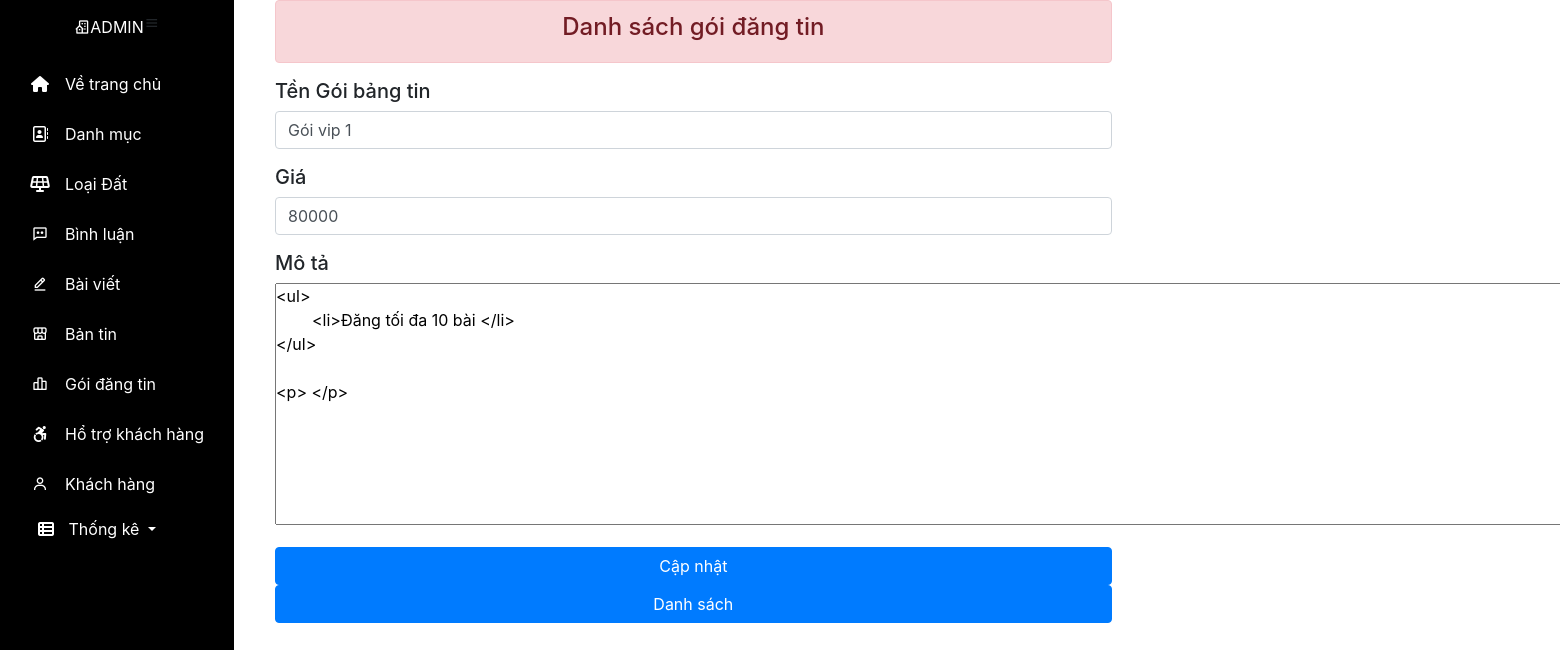
The page /view/Admin/layout.php?dan_tin_edit&id=2 (signed in) on the database its author committed.
### tables this page shows
CREATE TABLE `goi_dang_tin` (
  `id_goi_bang_tin` int(10) NOT NULL AUTO_INCREMENT,
  `ten_goi_bang_tin` varchar(50) NOT NULL,
  `gia` float NOT NULL,
  `mo_ta_goi_bang_tin` text NOT NULL,
  `ngay_cap_nhat` date NOT NULL,
  PRIMARY KEY (`id_goi_bang_tin`)
);

### model/database/pdo.php (called while the page is built, shortened)
<?php
function database()
{
    $host_name = "localhost";
    $db_name = "batdongsan";
    $username = "root";
    $password = "";
    $conn = new PDO("mysql:host=$host_name;dbname=$db_name;charset=utf8", $username, $password);
    $conn->setAttribute(PDO::ATTR_ERRMODE, PDO::ERRMODE_EXCEPTION);
    return $conn;
}
function pdo_query($sql)
{
    $sql_args = array_slice(func_get_args(), 1);
    try {
        $conn = database();
        $a = $conn->prepare($sql);
        $a->execute($sql_args);
        $rows = $a->fetchAll();
        return $rows;
    } catch (PDOException $e) {
        throw $e;
    } finally {
        unset($conn);
    }
}

### model/database/function.php (called while the page is built, shortened)
<?php
include("pdo.php");
function goi_dan_tin_id($id)
{
    $sql = "SELECT *  FROM goi_dang_tin where id_goi_bang_tin = '$id'";
    $row = pdo_query($sql);
    return $row;
}

### controller/gobal.php (called while the page is built, shortened)
<?php
$root =  "/PHP1";
$view = "$root/view";
$admin = "$view/Admin";

### view/Admin/goi_dang_tin/edit.php (the view, shortened to what this page needs)
<!doctype html>
<html lang="en">
<head>
    <link rel="stylesheet" href="https://stackpath.bootstrapcdn.com/bootstrap/4.3.1/css/bootstrap.min.css">
</head>
<body>
    <?php
    if (isset($_GET['id'])) {
        $id = $_GET['id'];
        $row = goi_dan_tin_id($id);
        foreach ($row as $a) {
    ?>
            <div class="container-fluid">
                <div class="row">
                    <div class="col-md-8">
                        <div class="alert alert-danger">
                            <strong>
                                <h4 style="text-align: center;">Danh sách gói đăng tin</h4>
                            </strong>
                        </div>
                        <form action="" method="POST" enctype="multipart/form-data">
                            <div class="form-group">
                                <h5>Tền Gói bảng tin</h5>
                                <input class="form-control" name="ten" value="<?= $a['ten_goi_bang_tin'] ?>">
                            </div>
                            <div class="form-group">
                                <h5>Giá</h5>
                                <input class="form-control" name="gia" value="<?= $a['gia'] ?>">
                            </div>
                            <div class="form-group">
                                <h5>Mô tả</h5>
                                <td><textarea name="content" id="content" rows="10" cols="150"><?= $a['mo_ta_goi_bang_tin'] ?></textarea></td>
                            </div>
                            <button type="submit" class="btn btn-primary btn-block" name="sub_mit">Cập nhật</button>
                            <a href="<?= $admin ?>/layout.php?dan_tin_list">
                                <button type="button" class="btn btn-primary btn-block">Danh sách</button>
                            </a>
                        </form>
                <?php }
        } ?>
                    </div>
                </div>
            </div>
</body>
</html>

### content/css/nav.css (style rules this page uses)
* { margin: 0; padding: 0; box-sizing: border-box; }

### rows shown on the page
goi_dang_tin: ten "Gói vip 1", gia "80000", content "<ul> <li>Đăng tối đa 10 bài </li> </ul> <p> </p>"
